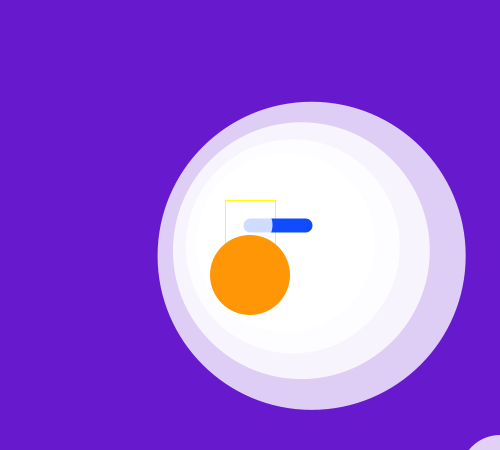
Frame 1 (no input)
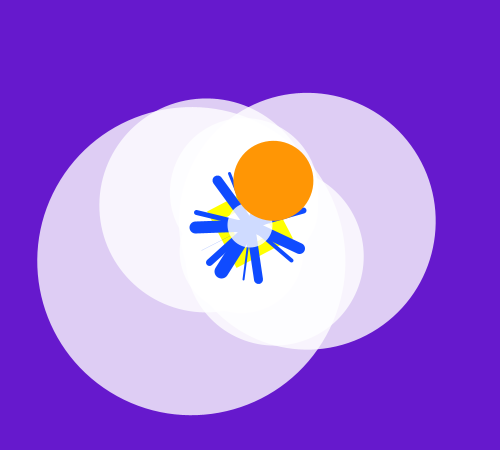
Frame 60 (the mouse pressed at the canvas centre just before this capture)
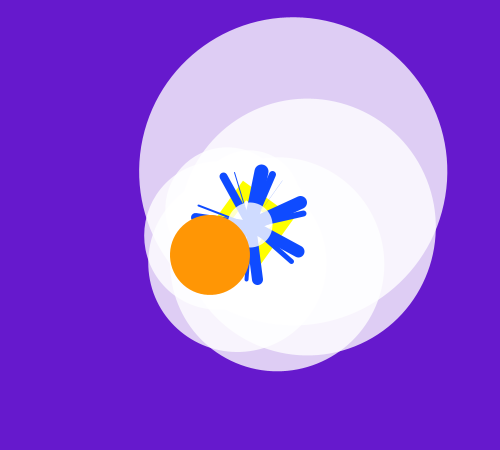
Frame 120 (the mouse held since frame 60 and released just before this capture)

The Processing sketch that drew these frames (run headless with seeded random() and noise(); from frame 60 on, the mouse is pressed at the canvas centre):

// Processing sketch: processing_40076
// ── processing_40076.pde

float angle = 0.0;
//float offset = 60;
float scalar;
float angleDirection = 1;
float speed = 0.005;
//int x,y;


void setup() {
  size(500,450);
  fill(0);
  smooth();
}

void draw() {
  background(102,25,205);
  
  pushMatrix();
  noStroke();
  fill(255,200);
     translate(width/2, height/2);
     for(int i=0; i<15; i++) {
       scale(1.2);
       //stroke(34,197,54);
       rotate(angle);
       ellipse(4,2,20,20);
     }
  popMatrix();
  fill(255);
  pushMatrix();
    translate(width/2,height/2);
    rotate(angle);
    stroke(255,255,0);
    rect(-25,-25,50,50);
  popMatrix();
  
  pushMatrix();
     translate(width/2, height/2);
     for(int i=0; i<15; i++) {
       strokeWeight(i);
       stroke(15,75,255);
       rotate(angle);
       line(0,0,55,0);
     }
  popMatrix();  
  
  pushMatrix();
  noStroke();
  translate(width/2,height/2);
  rotate(-angle);
line(-width/2,0,width/2,0);
line(0,-height/2,0,height/2);
line(-width,-height,width,height);
line(-width,-height/2,width,height/2);
line(-width,height/2,width,-height/2);
line(-width/2,height/2,width/2,-height/2);
noStroke();
fill(255,204);
ellipse(0,0,45,45);//origin
ellipse(250,250,80,80);
fill(255,150,5);
ellipse(0,50,80,80);
//ellipse(-width/2,height/2,45,45);
//ellipse(width/2,-height/2,45,45);
  popMatrix();
  
  angle+=speed*9;
  
  
}
